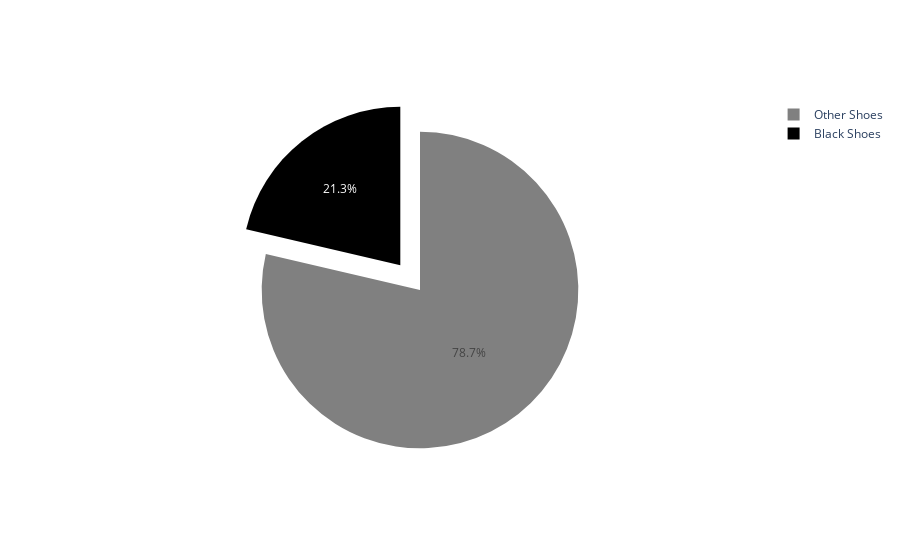

The cell this chart's notebook holds for it:
### Code cell
### with plotly

custom_colors = ['black', 'grey']

fig = go.Figure(data=[go.Pie(labels=labels, values=sizes, pull=[0.2, 0], marker=dict(colors=custom_colors))])

fig.show()

### Figure 1 — Plotly figure (JSON) as saved in the notebook; plotly's stock layout.template omitted (floating-point values rounded to 4 significant figures)
{"data": [{"labels": ["Black Shoes", "Other Shoes"], "marker": {"colors": ["black", "grey"]}, "pull": [0.2, 0], "type": "pie", "values": [2484, 9152]}], "layout": {}}
